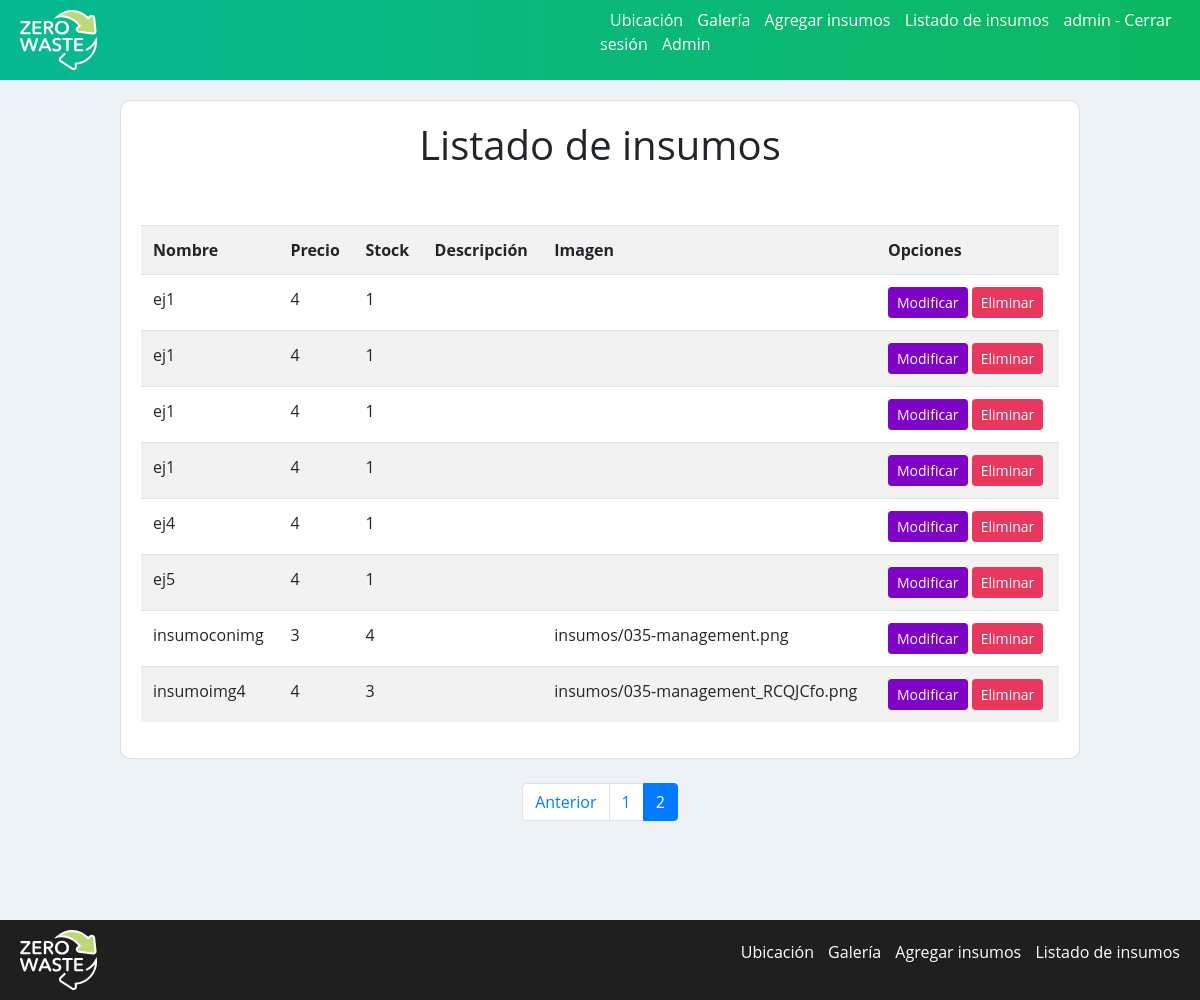
/listar-insumos?page=2 (signed in), run on the app's committed database.
### app/models.py (models this page shows)
class Insumos(models.Model):
    nombre = models.CharField(max_length=120)
    precio = models.IntegerField()
    imagen = models.ImageField(null=True, blank=True, upload_to="insumos")
    descripcion = models.TextField(max_length=200, null=True, blank=True)
    stock = models.IntegerField()
    class Meta:
        verbose_name = "Insumo"
        verbose_name_plural = "Insumos"

### app/views.py (the view)
# urls.py: path('listar-insumos', listar_insumos, name="listar_insumos"),
@permission_required('app.view_insumos')
def listar_insumos(request):
    insumos = Insumos.objects.all()
    page = request.GET.get('page', 1)
    try:
        paginator = Paginator(insumos, 10)
        insumos = paginator.page(page)
    except:
        raise Http404
    data = {
        "entity": insumos,
        "paginator": paginator
    }
    return render(request, 'app/insumos/listar.html', data)

### app/templates/app/insumos/listar.html (shortened to what this page needs)
{% extends 'app/base.html' %}
{% block contenido %}
<div class="card">
    <div class="card-body">
        <h1 class="title">Listado de insumos</h1>
        <br><br>
        <table class="table table-striped table-hover table-responsive-sm" id="pagtable">
            <tr>
                <th>Nombre</th>
                <th>Precio</th>
                <th>Stock</th>
                <th>Descripción</th>
                <th>Imagen</th>
                <th>Opciones</th>
            </tr>
            {% for i in entity %}
            <tr>
                <td> {{ i.nombre }} </td>
                <td>{{ i.precio }}</td>
                <td>{{ i.stock }}</td>
                <td>{{ i.descripcion }}</td>
                <td>{{ i.imagen }}</td>
                <td>
                    {% if perms.app.change_insumos %}
                    <a class="btn btn-primary btn-sm" href="{% url 'modificar_insumos' i.id %}">Modificar</a>
                    {% endif %}
                    {% if perms.app.delete_insumos %}
                    <a class="btn btn-danger btn-sm" href="#" onclick="eliminarInsumo({{i.id}})">Eliminar</a>
                    {% endif %}
                </td>
            </tr>
            {% endfor %}
        </table>
    </div>
</div>
<br>
{% include 'app/paginator.html' %}
{% endblock %}

### app/templates/app/base.html (shortened to what this page needs)
<!DOCTYPE html>
<html lang="es">
<head>
    <link rel="stylesheet" href="https://cdn.jsdelivr.net/npm/bootstrap@4.5.3/dist/css/bootstrap.min.css">
    {% load static %}
    <link rel="stylesheet" href="{% static 'app/css/estilos.css' %}">
</head>
<body>
    <header id="header">
        <div class="logo_container">
            <a href="{% url 'home' %}">
                <img src="{% static 'app/img/logo.svg' %}" alt="logo" class="logo">
            </a>
        </div>
        <div>
            <nav id="nav">
                <ul>
                    <li>
                        <a class="custom-nav" href="{% url 'ubicacion' %}">Ubicación</a>
                    </li>
                    <li>
                        <a class="custom-nav" href="{% url 'galeria' %}">Galería</a>
                    </li>
                    {% if perms.app.add_insumos %}
                    <li>
                        <a class="custom-nav" href="{% url 'agregrar_insumos' %}">Agregar insumos</a>
                    </li>
                    {% endif %}
                    {% if perms.app.view_insumos %}
                    <li>
                        <a class="custom-nav" href="{% url 'listar_insumos' %}">Listado de insumos</a>
                    </li>
                    {% endif %}
                    {% if user.is_authenticated %}
                    <li>
                        <a class="custom-nav" href="{% url 'logout' %}">{{ user.username }} - Cerrar sesión</a>
                    </li>
                    {% endif %}
                    {% if user.is_superuser %}
                    <li>
                        <a class="custom-nav" href="{% url 'admin' %}">Admin</a>
                    </li>
                    {% endif %}
                </ul>
            </nav>
        </div>
    </header>
    <div id="content">
        {% block contenido %}
        {% endblock %}
    </div>
    <footer>
        <div class="logo_container">
            <a href="{% url 'home' %}">
                <img src="{% static 'app/img/logo.svg' %}" alt="" class="logo">
            </a>
        </div>
        <div class="nav-footer">
            <nav id="nav">
                <ul>
                    <li>
                        <a class="custom-nav" href="{% url 'ubicacion' %}">Ubicación</a>
                    </li>
                    <li>
                        <a class="custom-nav" href="{% url 'galeria' %}">Galería</a>
                    </li>
                    {% if perms.app.add_insumos %}
                    <li>
                        <a class="custom-nav" href="{% url 'agregrar_insumos' %}">Agregar insumos</a>
                    </li>
                    {% endif %}
                    {% if perms.app.view_insumos %}
                    <li>
                        <a class="custom-nav" href="{% url 'listar_insumos' %}">Listado de insumos</a>
                    </li>
                    {% endif %}
                </ul>
            </nav>
        </div>
    </footer>
</body>
</html>

### app/static/app/css/estilos.css (style rules this page uses)
* { margin: 0; padding: 0; }
header { width: 100%; height: 10vh; background: #0db862; background: -webkit-linear-gradient(right #08b892, #0db862); background: -moz-linear-gradient(right, #08b892, #0db862); background: linear-gradient(to right, #08b892, #0db862); display: flex; }
.card { border-radius: 10px; }
.btn-primary { background-color: #7F02C7; border-color: #7F02C7; }
.btn-danger { background-color: #e9385e; border-color: #e9385e; }
body { background-color: #EDF2F7; font-family: 'Open Sans', sans-serif; }
.title { text-align: center; }
header > div { width: 50%; }
.logo_container { display: flex; align-items: center; }
.logo { height: 60px; margin-left: 20px; }
nav { display: flex; justify-content: flex-end; align-items: center; height: 100%; }
nav > ul { margin-right: 20px; }
nav > ul > li { display: inline; margin-left: 10px; }
nav > ul > li > a { color: white; text-decoration: none; }
#content { width: 80%; margin: 20px auto; max-width: 1280px; min-height: 100vh; }
footer { width: 100%; height: 80px; background-color: #1f1f1f; display: flex; }
footer > div { width: 50%; }

### data on the page
Insumos: nombre "ej1", precio "4", stock "1"
Insumos: nombre "ej1", precio "4", stock "1"
Insumos: nombre "ej1", precio "4", stock "1"
Insumos: nombre "ej1", precio "4", stock "1"
Insumos: nombre "ej4", precio "4", stock "1"
Insumos: nombre "ej5", precio "4", stock "1"
Insumos: nombre "insumoconimg", precio "3", stock "4", imagen "insumos/035-management.png"
Insumos: nombre "insumoimg4", precio "4", stock "3", imagen "insumos/035-management_RCQJCfo.png"

### other printed values
{{ user.username }} "admin"
{{ page }} "1" "2"
